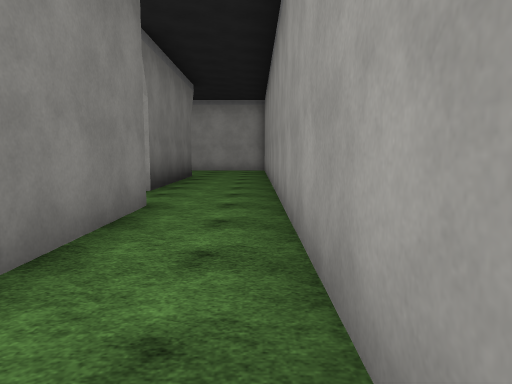
View 1 (above)

24 first-person views from a walk through a 3-D level made in the Unity game engine. The camera is 1.4 m above the floor, tilts 6° down and sees 70° across. The floor is counted in squares, 2 m on a side. Each view is taken from the middle of a square. On the plan, view 1 faces up. The plan holds only what a view shows up to about 11 squares ahead; the rest is blank. The place goes on beyond the plan. The player is left out. Surface patterns are stand-ins for the level's own textures.

View 2
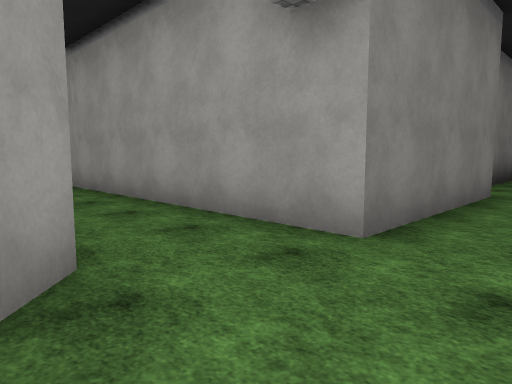

View 3
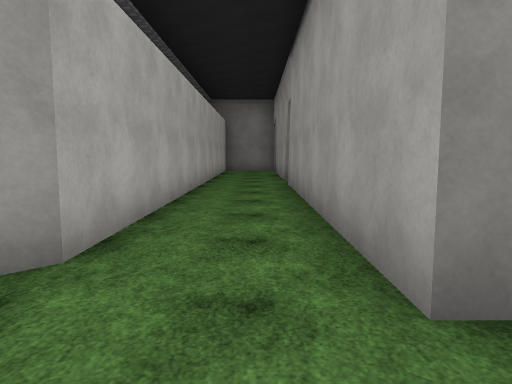

View 4
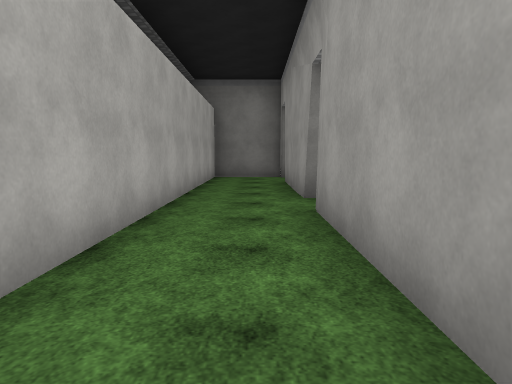

View 5
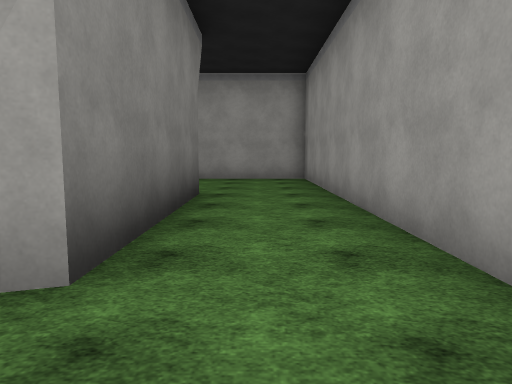

View 6
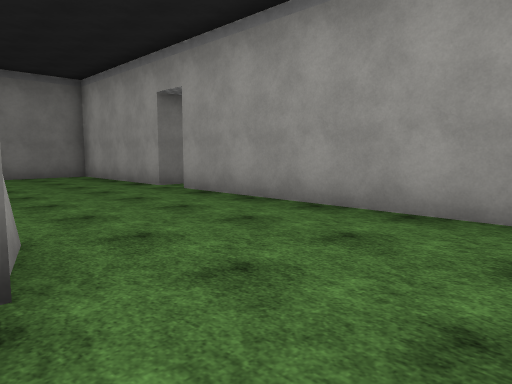

View 7
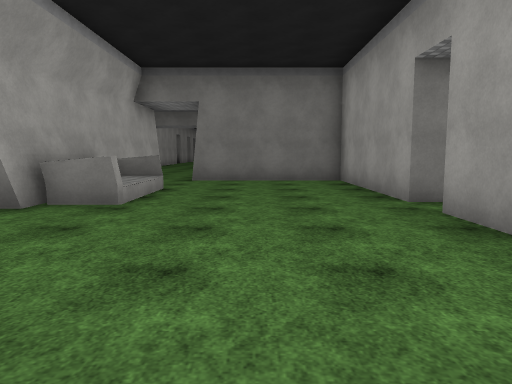

View 8
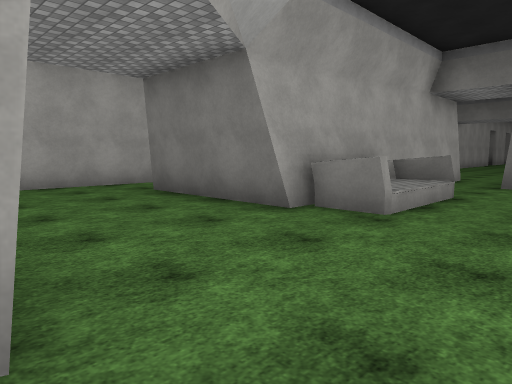

View 9
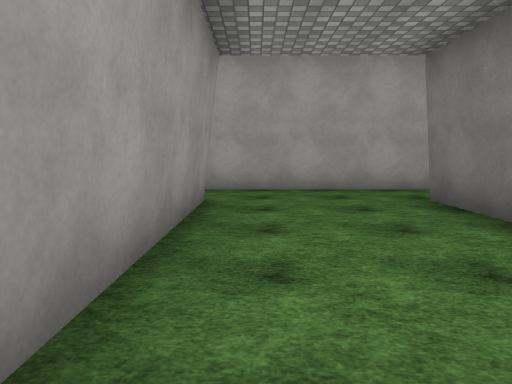

View 10
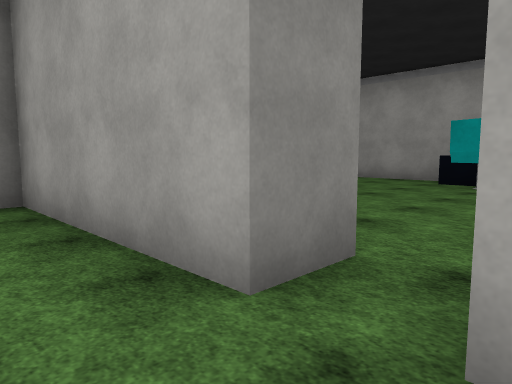

View 11
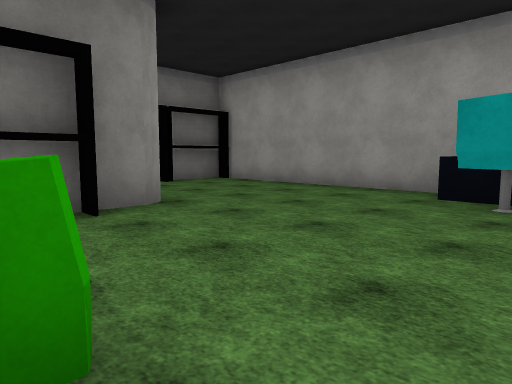

View 12
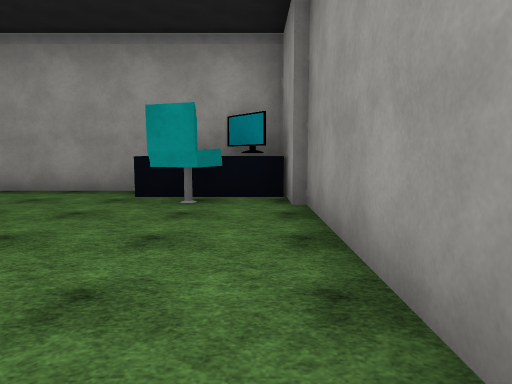

View 13
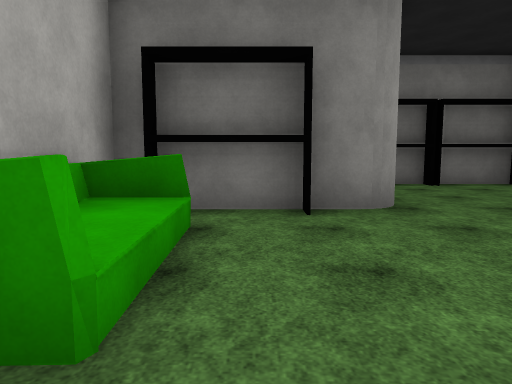

View 14
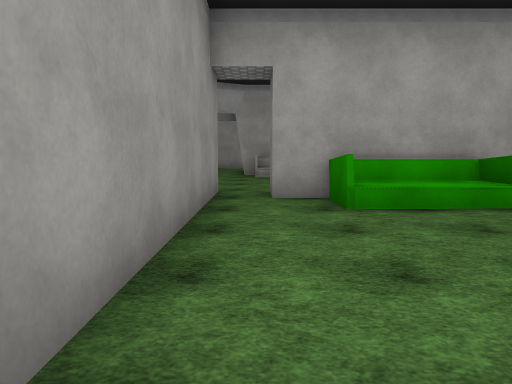

View 15
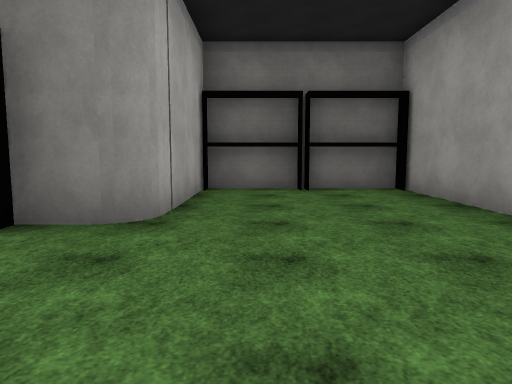

View 16
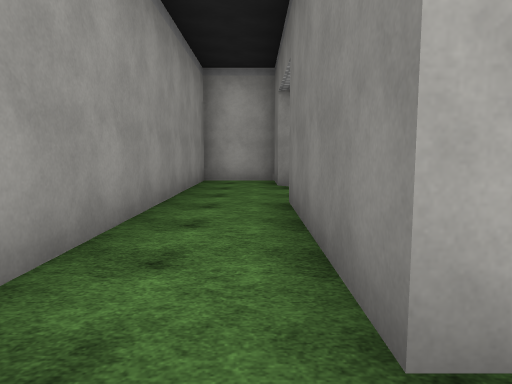

View 17
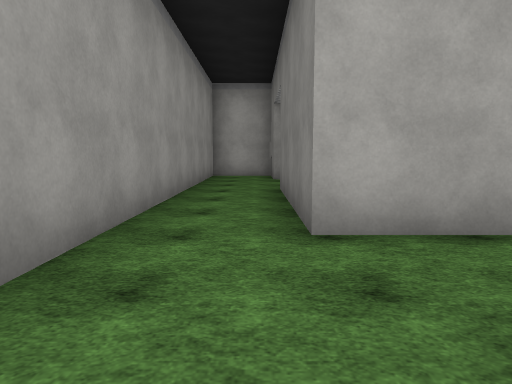

View 18
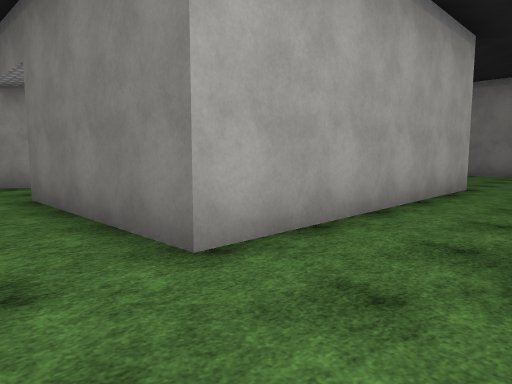

View 19
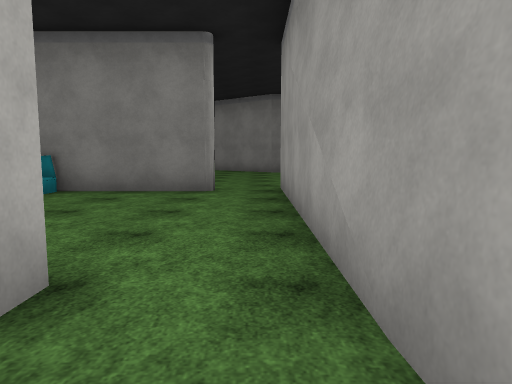

View 20
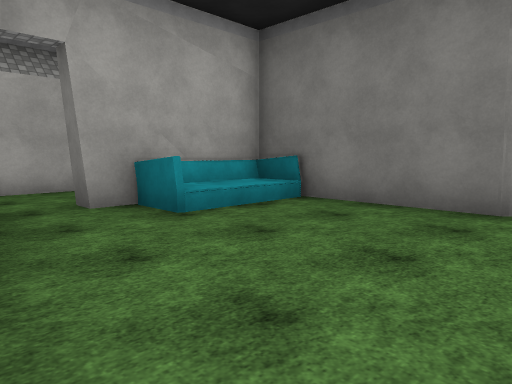

View 21
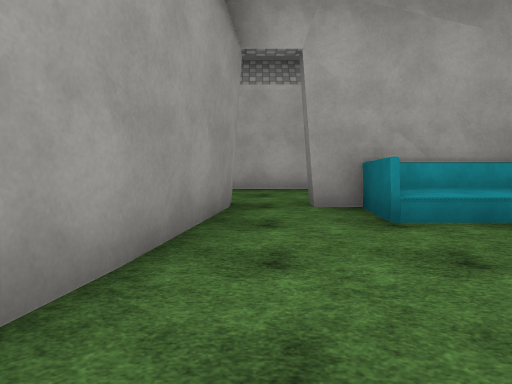

View 22
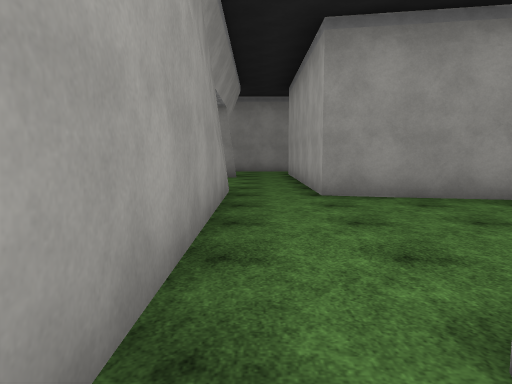

View 23
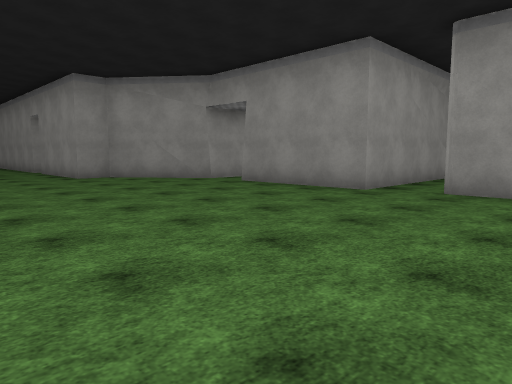

View 24
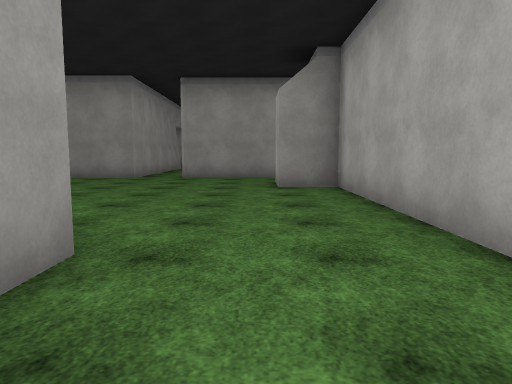

### Floor plan
Ten units are one square. View 1 is at (0, 0); x grows to the right and y downward. Boxes are objects, and circles mark ways between rooms. Rooms are numbered by the first view taken in them; rooms with no view inside come last. Other rooms are left out.
<svg viewBox="-227 -244 236 285">
<path fill="none" stroke="#000" d="M-33 -65 -33 -111M-33 -116 -26 -114M-64 -49 -15 -49 -15 -7 -84 -7M-20 -114 -20 -69 -24 -68M-70 -111 -70 -100M-115 -98 -66 -98 -66 -65M-81 -7 -87 -8M-73 -162 -73 -152 -116 -152 -116 -112M-97 -7 -134 -7M-15 36 4 36 4 -152 -63 -152 -63 -164M-150 -8 -150 12 -23 12 -15 20 -15 32M-75 -111 -70 -111M-116 -194 -116 -162 -73 -162M-75 -225 -78 -218 -85 -220M-104 -174 -104 -164 -85 -164M-65 -220 -65 -239 -151 -239M-82 -174 -81 -164M-63 -164 -63 -220M-154 -239 -154 -200 -121 -200M-104 -174 -82 -174M-104 -21 -104 -12M-128 -51 -128 -13 -97 -13 -97 -7M-88 -12 -79 -49 -64 -49M-87 -8 -87 -12M-66 -65 -135 -65M-215 -43 -222 -43M-135 -98 -115 -98M-216 -13 -163 -13 -163 -25 -152 -25M-135 -65 -135 -100M-128 -114 -135 -114 -154 -137 -163 -137 -163 -150M-132 -24 -132 -51M-135 -100 -129 -100"/>
<rect x="-95" y="-235" width="30" height="10" fill="#bbb"><title>other object</title></rect>
<circle cx="-70" cy="-155" r="3" fill="#2a7"/>
<circle cx="-75" cy="-60" r="3" fill="#2a7"/>
<circle cx="-90" cy="-10" r="3" fill="#2a7"/>
<circle cx="-125" cy="-110" r="3" fill="#2a7"/>
<circle cx="-140" cy="-15" r="3" fill="#2a7"/>
<circle cx="-130" cy="-60" r="3" fill="#2a7"/>
<text x="-40" y="-80">1</text>
<text x="-100" y="-210">2</text>
<text x="-100" y="-40">3</text>
<text x="-210" y="-90">4</text>
</svg>
Room 1 opens to room 2. Room 1 opens to room 3. Room 1 opens to room 4. Room 3 opens to room 4.

Where each view was taken, in squares from view 1:
view 1: 0 up, 0 right, facing up
view 2: 2 down, 0 right, facing up-left
view 3: 0 up, 0 right, facing left
view 4: 0 up, 4 left, facing left
view 5: 5 up, 1 left, facing up
view 6: 11 up, 0 right, facing up-left
view 7: 13 up, 2 left, facing left
view 8: 13 up, 3 left, facing down-left
view 9: 12 up, 4 left, facing down
view 10: 14 up, 6 left, facing up-left
view 11: 17 up, 7 left, facing up-left
view 12: 17 up, 7 left, facing up
view 13: 18 up, 7 left, facing left
view 14: 22 up, 7 left, facing down
view 15: 21 up, 8 left, facing left
view 16: 6 up, 1 left, facing down
view 17: 8 up, 1 left, facing down
view 18: 7 up, 0 right, facing down-left
view 19: 6 up, 6 left, facing left
view 20: 6 up, 8 left, facing down-left
view 21: 6 up, 9 left, facing down
view 22: 6 up, 14 left, facing right
view 23: 3 up, 20 left, facing up-right
view 24: 3 up, 24 left, facing right
